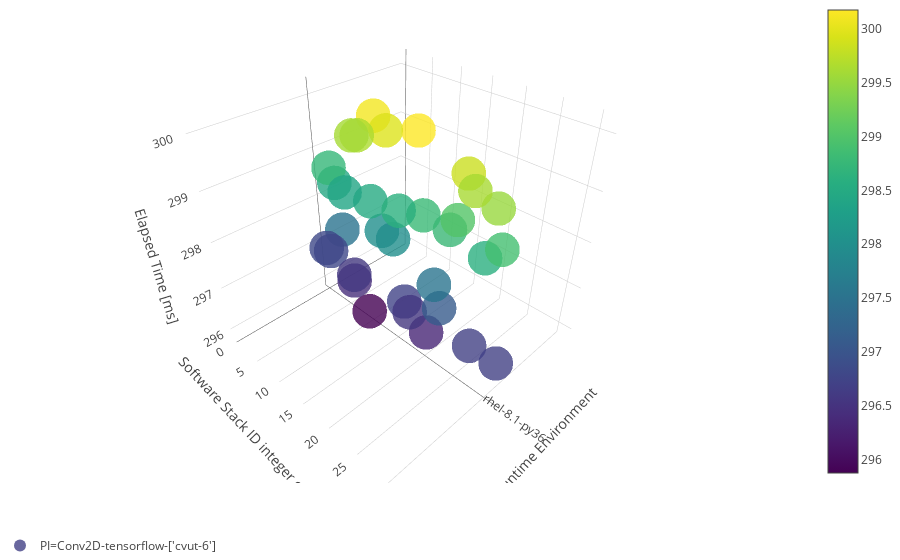

Notebook source saved alongside this figure:
### Markdown cell above
## Create plots

### Code cell
inspection.create_inspection_3d_plot(plot_df=plot_df, quantity="elapsed_time", identifiers_inspections=IDENTIFIERS_INSPECTION)

### Figure 1 — Plotly figure (JSON) as saved in the notebook; plotly's stock layout.template omitted (floating-point values rounded to 4 significant figures)
{"data": [{"hoverinfo": "text", "hovertext": ["absl-py==0.6.0pypi-org<br>astor==0.6.1pypi-org<br>gast==0.2.1pypi-org<br>grpcio==1.23.0pypi-org<br>h5py==2.7.0pypi-org<br>keras-applications==1.0.7pypi-org<br>keras-preprocessing==1.0.9pypi-org<br>markdown==2.6.8pypi-org<br>numpy==1.14.4pypi-org<br>protobuf==3.7.1pypi-org<br>setuptools==40.4.2pypi-org<br>six==1.11.0pypi-org<br>tensorboard==1.12.2pypi-org<br>tensorflow==1.12.2pypi-org<br>termcolor==1.1.0pypi-org<br>werkzeug==0.15.2pypi-org<br>wheel==0.32.2pypi-org", "absl-py==0.1.13pypi-org<br>astor==0.6.2pypi-org<br>gast==0.2.2pypi-org<br>grpcio==1.20.0pypi-org<br>h5py==2.9.0pypi-org<br>keras-applications==1.0.8pypi-org<br>keras-preprocessing==1.0.5pypi-org<br>numpy==1.16.2pypi-org<br>protobuf==3.8.0pypi-org<br>setuptools==25.1.3pypi-org<br>six==1.12.0pypi-org<br>tensorflow==1.13.1pypi-org<br>termcolor==1.1.0pypi-org<br>wheel==0.33.1pypi-org<br>mock==2.0.0pypi-org<br>pbr==3.1.0pypi-org<br>tensorflow-estimator==1.13.0pypi-org", "absl-py==0.1.13pypi-org<br>astor==0.6.1pypi-org<br>gast==0.3.0pypi-org<br>grpcio==1.20.0pypi-org<br>h5py==2.6.0pypi-org<br>keras-applications==1.0.7pypi-org<br>keras-preprocessing==1.0.5pypi-org<br>numpy==1.16.2pypi-org<br>protobuf==3.8.0pypi-org<br>setuptools==41.2.0pypi-org<br>six==1.12.0pypi-org<br>tensorflow==1.13.1pypi-org<br>termcolor==1.1.0pypi-org<br>wheel==0.33.5pypi-org<br>mock==2.0.0pypi-org<br>pbr==3.1.0pypi-org<br>tensorflow-estimator==1.13.0pypi-org", "numpy==1.17.2pypi-org<br>protobuf==3.5.2.post1pypi-org<br>setuptools==21.0.0pypi-org<br>six==1.10.0pypi-org<br>tensorflow==1.1.0pypi-org<br>werkzeug==0.15.5pypi-org<br>wheel==0.32.3pypi-org", "absl-py==0.2.0pypi-org<br>astor==0.6.1pypi-org<br>gast==0.2.1.post1pypi-org<br>grpcio==1.12.0pypi-org<br>markdown==2.6.9pypi-org<br>numpy==1.14.5pypi-org<br>protobuf==3.7.0pypi-org<br>setuptools==27.3.1pypi-org<br>six==1.11.0pypi-org<br>tensorboard==1.10.0pypi-org<br>tensorflow==1.10.0pypi-org<br>termcolor==1.1.0pypi-org<br>werkzeug==0.11.13pypi-org<br>wheel==0.32.3pypi-org", "numpy==1.17.3pypi-org<br>protobuf==3.4.0pypi-org<br>setuptools==28.1.0pypi-org<br>six==1.10.0pypi-org<br>tensorflow==1.0.0pypi-org<br>wheel==0.33.6pypi-org", "absl-py==0.8.1pypi-org<br>astor==0.7.1pypi-org<br>gast==0.2.1.post0pypi-org<br>grpcio==1.22.1pypi-org<br>markdown==3.0pypi-org<br>numpy==1.14.4pypi-org<br>protobuf==3.6.0pypi-org<br>setuptools==37.0.0pypi-org<br>six==1.10.0pypi-org<br>tensorboard==1.11.0pypi-org<br>tensorflow==1.6.0pypi-org<br>werkzeug==0.14pypi-org<br>wheel==0.31.0pypi-org", "numpy==1.16.0pypi-org<br>protobuf==3.9.1pypi-org<br>setuptools==30.3.0pypi-org<br>six==1.11.0pypi-org<br>tensorflow==1.0.1pypi-org<br>wheel==0.30.0pypi-org", "absl-py==0.1.13pypi-org<br>astor==0.6pypi-org<br>gast==0.2.1.post0pypi-org<br>grpcio==1.24.0pypi-org<br>markdown==2.6.8pypi-org<br>numpy==1.14.4pypi-org<br>protobuf==3.6.0pypi-org<br>setuptools==37.0.0pypi-org<br>six==1.12.0pypi-org<br>tensorboard==1.11.0pypi-org<br>tensorflow==1.6.0pypi-org<br>termcolor==1.1.0pypi-org<br>werkzeug==0.16.0pypi-org<br>wheel==0.31.0pypi-org", "absl-py==0.7.1pypi-org<br>astor==0.7.0pypi-org<br>gast==0.2.1.post1pypi-org<br>grpcio==1.22.0pypi-org<br>markdown==3.0pypi-org<br>numpy==1.14.2pypi-org<br>protobuf==3.6.1pypi-org<br>setuptools==32.1.0pypi-org<br>six==1.10.0pypi-org<br>tensorboard==1.10.0pypi-org<br>tensorflow==1.10.1pypi-org<br>termcolor==1.1.0pypi-org<br>werkzeug==0.11.12pypi-org<br>wheel==0.30.0pypi-org", "absl-py==0.6.1pypi-org<br>astor==0.6.1pypi-org<br>gast==0.2.1.post0pypi-org<br>grpcio==1.23.0pypi-org<br>h5py==2.8.0pypi-org<br>keras-applications==1.0.7pypi-org<br>keras-preprocessing==1.0.9pypi-org<br>markdown==2.6.8pypi-org<br>numpy==1.16.4pypi-org<br>protobuf==3.7.1pypi-org<br>setuptools==40.4.2pypi-org<br>six==1.11.0pypi-org<br>tensorboard==1.12.2pypi-org<br>tensorflow==1.12.2pypi-org<br>termcolor==1.1.0pypi-org<br>werkzeug==0.12pypi-org<br>wheel==0.31.1pypi-org", "numpy==1.14.1pypi-org<br>protobuf==3.9.2pypi-org<br>setuptools==32.1.3pypi-org<br>six==1.12.0pypi-org<br>tensorflow==1.0.0pypi-org<br>wheel==0.28.0pypi-org", "numpy==1.16.0pypi-org<br>protobuf==3.5.2.post1pypi-org<br>setuptools==38.0.0pypi-org<br>six==1.10.0pypi-org<br>tensorflow==1.0.0pypi-org<br>wheel==0.33.6pypi-org", "numpy==1.12.1pypi-org<br>protobuf==3.6.1pypi-org<br>setuptools==25.1.3pypi-org<br>six==1.11.0pypi-org<br>tensorflow==1.0.1pypi-org<br>wheel==0.29.0pypi-org", "numpy==1.17.2pypi-org<br>protobuf==3.6.1pypi-org<br>setuptools==39.1.0pypi-org<br>six==1.12.0pypi-org<br>tensorflow==0.12.1pypi-org<br>wheel==0.33.1pypi-org", "numpy==1.15.2pypi-org<br>protobuf==3.9.2pypi-org<br>setuptools==32.1.3pypi-org<br>six==1.12.0pypi-org<br>tensorflow==1.0.0pypi-org<br>wheel==0.28.0pypi-org", "absl-py==0.1.11pypi-org<br>astor==0.6pypi-org<br>gast==0.2.1.post1pypi-org<br>grpcio==1.22.1pypi-org<br>h5py==2.7.1pypi-org<br>keras-applications==1.0.7pypi-org<br>keras-preprocessing==1.0.5pypi-org<br>markdown==2.6.8pypi-org<br>numpy==1.14.5pypi-org<br>protobuf==3.9.1pypi-org<br>setuptools==23.1.0pypi-org<br>six==1.10.0pypi-org<br>tensorboard==1.12.0pypi-org<br>tensorflow==1.12.2pypi-org<br>termcolor==1.1.0pypi-org<br>werkzeug==0.11.14pypi-org<br>wheel==0.32.0pypi-org", "numpy==1.15.4pypi-org<br>protobuf==3.9.1pypi-org<br>setuptools==40.4.1pypi-org<br>six==1.10.0pypi-org<br>tensorflow==1.1.0pypi-org<br>werkzeug==0.11.10pypi-org<br>wheel==0.32.0pypi-org", "absl-py==0.7.1pypi-org<br>astor==0.7.1pypi-org<br>gast==0.2.1.post1pypi-org<br>grpcio==1.23.1pypi-org<br>h5py==2.8.0pypi-org<br>keras-applications==1.0.7pypi-org<br>keras-preprocessing==1.0.9pypi-org<br>markdown==3.0.1pypi-org<br>numpy==1.17.3pypi-org<br>protobuf==3.10.0pypi-org<br>setuptools==24.1.0pypi-org<br>six==1.10.0pypi-org<br>tensorboard==1.13.0pypi-org<br>tensorflow==1.13.1pypi-org<br>termcolor==1.1.0pypi-org<br>werkzeug==0.15.2pypi-org<br>wheel==0.31.1pypi-org<br>mock==3.0.3pypi-org<br>tensorflow-estimator==1.13.0pypi-org", "absl-py==0.7.0pypi-org<br>astor==0.6.2pypi-org<br>gast==0.3.1pypi-org<br>grpcio==1.11.0pypi-org<br>h5py==2.8.0pypi-org<br>keras-applications==1.0.7pypi-org<br>keras-preprocessing==1.0.5pypi-org<br>markdown==3.0pypi-org<br>numpy==1.15.2pypi-org<br>protobuf==3.9.1pypi-org<br>setuptools==20.3.1pypi-org<br>six==1.12.0pypi-org<br>tensorboard==1.13.1pypi-org<br>tensorflow==1.13.1pypi-org<br>termcolor==1.1.0pypi-org<br>werkzeug==0.12.1pypi-org<br>wheel==0.33.1pypi-org<br>mock==3.0.1pypi-org<br>tensorflow-estimator==1.13.0pypi-org", "absl-py==0.7.1pypi-org<br>astor==0.7.1pypi-org<br>gast==0.2.1.post0pypi-org<br>grpcio==1.11.0pypi-org<br>h5py==2.8.0pypi-org<br>keras-applications==1.0.7pypi-org<br>keras-preprocessing==1.0.9pypi-org<br>markdown==3.0.1pypi-org<br>numpy==1.17.3pypi-org<br>protobuf==3.10.0pypi-org<br>setuptools==40.4.1pypi-org<br>six==1.10.0pypi-org<br>tensorboard==1.13.0pypi-org<br>tensorflow==1.13.1pypi-org<br>termcolor==1.1.0pypi-org<br>werkzeug==0.15.2pypi-org<br>wheel==0.33.4pypi-org<br>mock==3.0.2pypi-org<br>tensorflow-estimator==1.13.0pypi-org", "numpy==1.15.3pypi-org<br>protobuf==3.9.0pypi-org<br>setuptools==40.1.1pypi-org<br>six==1.10.0pypi-org<br>tensorflow==1.0.1pypi-org<br>wheel==0.33.0pypi-org", "numpy==1.16.2pypi-org<br>protobuf==3.1.0pypi-org<br>setuptools==24.2.1pypi-org<br>six==1.10.0pypi-org<br>tensorflow==1.0.0pypi-org<br>wheel==0.30.0pypi-org", "absl-py==0.1.8pypi-org<br>astor==0.7.0pypi-org<br>gast==0.2.1pypi-org<br>grpcio==1.10.1pypi-org<br>markdown==3.0pypi-org<br>numpy==1.16.3pypi-org<br>protobuf==3.9.0pypi-org<br>setuptools==22.0.1pypi-org<br>six==1.10.0pypi-org<br>tensorboard==1.10.0pypi-org<br>tensorflow==1.6.0pypi-org<br>termcolor==1.1.0pypi-org<br>werkzeug==0.11.14pypi-org<br>wheel==0.26.0pypi-org", "numpy==1.16.0pypi-org<br>protobuf==3.9.1pypi-org<br>setuptools==38.1.0pypi-org<br>six==1.11.0pypi-org<br>tensorflow==1.0.1pypi-org<br>wheel==0.33.4pypi-org", "absl-py==0.5.0pypi-org<br>astor==0.7.1pypi-org<br>gast==0.2.1.post0pypi-org<br>grpcio==1.23.0pypi-org<br>markdown==3.0pypi-org<br>numpy==1.14.1pypi-org<br>protobuf==3.9.2pypi-org<br>setuptools==21.0.0pypi-org<br>six==1.12.0pypi-org<br>tensorboard==1.8.0pypi-org<br>tensorflow==1.9.0pypi-org<br>termcolor==1.1.0pypi-org<br>werkzeug==0.15.4pypi-org<br>wheel==0.28.0pypi-org<br>bleach==1.5.0pypi-org<br>html5lib==0.9999999pypi-org", "absl-py==0.1.7pypi-org<br>astor==0.6.2pypi-org<br>gast==0.2.2pypi-org<br>grpcio==1.8.6pypi-org<br>h5py==2.8.0pypi-org<br>keras-applications==1.0.7pypi-org<br>keras-preprocessing==1.0.5pypi-org<br>markdown==2.6.11pypi-org<br>numpy==1.14.5pypi-org<br>protobuf==3.9.2pypi-org<br>setuptools==22.0.5pypi-org<br>six==1.11.0pypi-org<br>tensorboard==1.12.0pypi-org<br>tensorflow==1.12.2pypi-org<br>termcolor==1.1.0pypi-org<br>werkzeug==0.12.2pypi-org<br>wheel==0.26.0pypi-org", "absl-py==0.1.6pypi-org<br>astor==0.7.0pypi-org<br>gast==0.2.1.post1pypi-org<br>grpcio==1.22.0pypi-org<br>markdown==3.0.1pypi-org<br>numpy==1.14.5pypi-org<br>protobuf==3.7.0pypi-org<br>setuptools==27.2.0pypi-org<br>six==1.11.0pypi-org<br>tensorboard==1.10.0pypi-org<br>tensorflow==1.10.1pypi-org<br>termcolor==1.1.0pypi-org<br>werkzeug==0.14pypi-org<br>wheel==0.30.0pypi-org", "absl-py==0.1.11pypi-org<br>astor==0.6pypi-org<br>gast==0.2.1.post1pypi-org<br>grpcio==1.22.1pypi-org<br>h5py==2.7.1pypi-org<br>keras-applications==1.0.7pypi-org<br>keras-preprocessing==1.0.5pypi-org<br>markdown==2.6.8pypi-org<br>numpy==1.14.5pypi-org<br>protobuf==3.9.1pypi-org<br>setuptools==23.1.0pypi-org<br>six==1.10.0pypi-org<br>tensorboard==1.12.0pypi-org<br>tensorflow==1.12.2pypi-org<br>termcolor==1.1.0pypi-org<br>werkzeug==0.11.14pypi-org<br>wheel==0.32.0pypi-org", "numpy==1.17.2pypi-org<br>protobuf==3.6.1pypi-org<br>setuptools==40.6.0pypi-org<br>six==1.12.0pypi-org<br>tensorflow==0.12.1pypi-org<br>wheel==0.33.1pypi-org", "absl-py==0.7.0pypi-org<br>astor==0.6.2pypi-org<br>gast==0.2.1.post1pypi-org<br>grpcio==1.11.0pypi-org<br>h5py==2.10.0pypi-org<br>keras-applications==1.0.7pypi-org<br>keras-preprocessing==1.0.5pypi-org<br>markdown==2.6.9pypi-org<br>numpy==1.15.2pypi-org<br>protobuf==3.9.1pypi-org<br>setuptools==20.3.1pypi-org<br>six==1.12.0pypi-org<br>tensorboard==1.13.1pypi-org<br>tensorflow==1.13.1pypi-org<br>termcolor==1.1.0pypi-org<br>werkzeug==0.12.1pypi-org<br>wheel==0.33.1pypi-org<br>mock==3.0.1pypi-org<br>tensorflow-estimator==1.13.0pypi-org", "absl-py==0.7.0pypi-org<br>astor==0.8.0pypi-org<br>gast==0.2.1pypi-org<br>grpcio==1.10.1pypi-org<br>markdown==3.0pypi-org<br>numpy==1.16.3pypi-org<br>protobuf==3.9.0pypi-org<br>setuptools==22.0.1pypi-org<br>six==1.12.0pypi-org<br>tensorboard==1.12.1pypi-org<br>tensorflow==1.6.0pypi-org<br>termcolor==1.1.0pypi-org<br>werkzeug==0.15.0pypi-org<br>wheel==0.26.0pypi-org", "numpy==1.17.2pypi-org<br>protobuf==3.5.2.post1pypi-org<br>setuptools==22.0.4pypi-org<br>six==1.10.0pypi-org<br>tensorflow==1.1.0pypi-org<br>werkzeug==0.15.5pypi-org<br>wheel==0.32.3pypi-org"], "marker": {"color": [296.7, 295.9, 296.3, 298.0, 299.8, 298.6, 300.2, 298.8, 300.1, 299.5, 296.7, 298.8, 298.5, 299.0, 297.5, 298.9, 296.4, 298.0, 296.6, 296.7, 296.8, 298.5, 298.6, 300.0, 298.7, 299.6, 297.1, 299.6, 296.6, 297.5, 296.8, 299.6, 298.4], "colorscale": "Viridis", "opacity": 0.8, "showscale": true, "size": 12}, "mode": "markers", "name": "PI=Conv2D-tensorflow-['cvut-6']", "type": "scatter3d", "uid": "2bacc4a1-71c5-4767-8d93-27fb3eeb445b", "x": ["rhel-8.1-py36", "rhel-8.1-py36", "rhel-8.1-py36", "rhel-8.1-py36", "rhel-8.1-py36", "rhel-8.1-py36", "rhel-8.1-py36", "rhel-8.1-py36", "rhel-8.1-py36", "rhel-8.1-py36", "rhel-8.1-py36", "rhel-8.1-py36", "rhel-8.1-py36", "rhel-8.1-py36", "rhel-8.1-py36", "rhel-8.1-py36", "rhel-8.1-py36", "rhel-8.1-py36", "rhel-8.1-py36", "rhel-8.1-py36", "rhel-8.1-py36", "rhel-8.1-py36", "rhel-8.1-py36", "rhel-8.1-py36", "rhel-8.1-py36", "rhel-8.1-py36", "rhel-8.1-py36", "rhel-8.1-py36", "rhel-8.1-py36", "rhel-8.1-py36", "rhel-8.1-py36", "rhel-8.1-py36", "rhel-8.1-py36"], "y": [31, 9, 20, 12, 25, 28, 18, 23, 11, 29, 16, 19, 10, 24, 4, 30, 6, 14, 17, 27, 1, 3, 15, 13, 2, 26, 22, 8, 6, 21, 0, 7, 5], "z": [296.7, 295.9, 296.3, 298.0, 299.8, 298.6, 300.2, 298.8, 300.1, 299.5, 296.7, 298.8, 298.5, 299.0, 297.5, 298.9, 296.4, 298.0, 296.6, 296.7, 296.8, 298.5, 298.6, 300.0, 298.7, 299.6, 297.1, 299.6, 296.6, 297.5, 296.8, 299.6, 298.4]}], "layout": {"legend": {"orientation": "h"}, "margin": {"b": 0, "l": 0, "r": 0, "t": 0}, "scene": {"xaxis": {"title": {"text": "Runtime Environment"}}, "yaxis": {"title": {"text": "Software Stack ID integer encoded"}}, "zaxis": {"title": {"text": "Elapsed Time [ms]"}}}, "showlegend": true, "title": {"text": "PI=Conv2D"}}}
